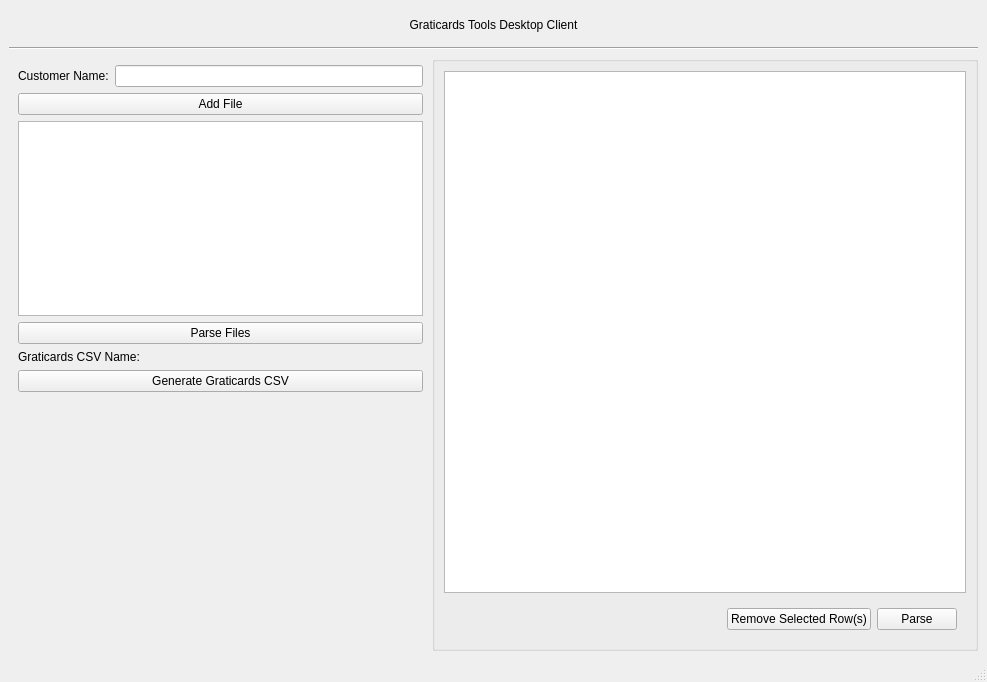
<?xml version="1.0" encoding="UTF-8"?>
<ui version="4.0">
 <class>MainWindow</class>
 <widget class="QMainWindow" name="MainWindow">
  <property name="geometry">
   <rect>
    <x>0</x>
    <y>0</y>
    <width>987</width>
    <height>682</height>
   </rect>
  </property>
  <property name="windowTitle">
   <string>MainWindow</string>
  </property>
  <widget class="QWidget" name="centralwidget">
   <layout class="QVBoxLayout" name="verticalLayout_5">
    <item>
     <widget class="QFrame" name="frame_3">
      <property name="frameShape">
       <enum>QFrame::NoFrame</enum>
      </property>
      <property name="frameShadow">
       <enum>QFrame::Raised</enum>
      </property>
      <layout class="QVBoxLayout" name="verticalLayout_6">
       <item>
        <widget class="QLabel" name="label">
         <property name="text">
          <string>Graticards Tools Desktop Client</string>
         </property>
         <property name="alignment">
          <set>Qt::AlignCenter</set>
         </property>
        </widget>
       </item>
      </layout>
     </widget>
    </item>
    <item>
     <widget class="Line" name="line">
      <property name="orientation">
       <enum>Qt::Horizontal</enum>
      </property>
     </widget>
    </item>
    <item>
     <widget class="QFrame" name="frame_2">
      <property name="frameShape">
       <enum>QFrame::NoFrame</enum>
      </property>
      <property name="frameShadow">
       <enum>QFrame::Raised</enum>
      </property>
      <layout class="QHBoxLayout" name="horizontalLayout">
       <property name="spacing">
        <number>0</number>
       </property>
       <property name="leftMargin">
        <number>0</number>
       </property>
       <property name="topMargin">
        <number>0</number>
       </property>
       <property name="rightMargin">
        <number>0</number>
       </property>
       <property name="bottomMargin">
        <number>0</number>
       </property>
       <item>
        <widget class="QFrame" name="frame">
         <property name="sizePolicy">
          <sizepolicy hsizetype="Minimum" vsizetype="Preferred">
           <horstretch>0</horstretch>
           <verstretch>0</verstretch>
          </sizepolicy>
         </property>
         <property name="frameShape">
          <enum>QFrame::NoFrame</enum>
         </property>
         <property name="frameShadow">
          <enum>QFrame::Raised</enum>
         </property>
         <layout class="QVBoxLayout" name="verticalLayout_2">
          <item>
           <widget class="QFrame" name="frame_4">
            <property name="frameShape">
             <enum>QFrame::NoFrame</enum>
            </property>
            <property name="frameShadow">
             <enum>QFrame::Raised</enum>
            </property>
            <layout class="QFormLayout" name="formLayout">
             <property name="horizontalSpacing">
              <number>6</number>
             </property>
             <property name="verticalSpacing">
              <number>6</number>
             </property>
             <property name="leftMargin">
              <number>0</number>
             </property>
             <property name="topMargin">
              <number>0</number>
             </property>
             <property name="rightMargin">
              <number>0</number>
             </property>
             <property name="bottomMargin">
              <number>0</number>
             </property>
             <item row="1" column="1">
              <widget class="QLineEdit" name="CustomerNameLineEdit"/>
             </item>
             <item row="1" column="0">
              <widget class="QLabel" name="label_2">
               <property name="sizePolicy">
                <sizepolicy hsizetype="Preferred" vsizetype="Preferred">
                 <horstretch>0</horstretch>
                 <verstretch>0</verstretch>
                </sizepolicy>
               </property>
               <property name="text">
                <string>Customer Name:</string>
               </property>
              </widget>
             </item>
            </layout>
           </widget>
          </item>
          <item>
           <widget class="QFrame" name="frame_5">
            <property name="frameShape">
             <enum>QFrame::NoFrame</enum>
            </property>
            <property name="frameShadow">
             <enum>QFrame::Raised</enum>
            </property>
            <layout class="QVBoxLayout" name="verticalLayout">
             <property name="leftMargin">
              <number>0</number>
             </property>
             <property name="topMargin">
              <number>0</number>
             </property>
             <property name="rightMargin">
              <number>0</number>
             </property>
             <property name="bottomMargin">
              <number>0</number>
             </property>
             <item>
              <widget class="QPushButton" name="AddFilePushButton">
               <property name="sizePolicy">
                <sizepolicy hsizetype="Minimum" vsizetype="Fixed">
                 <horstretch>0</horstretch>
                 <verstretch>0</verstretch>
                </sizepolicy>
               </property>
               <property name="text">
                <string>Add File</string>
               </property>
              </widget>
             </item>
             <item>
              <widget class="QListView" name="AddedFilesListView">
               <property name="editTriggers">
                <set>QAbstractItemView::NoEditTriggers</set>
               </property>
               <property name="selectionBehavior">
                <enum>QAbstractItemView::SelectItems</enum>
               </property>
              </widget>
             </item>
             <item>
              <widget class="QPushButton" name="ParseFilesPushButton">
               <property name="text">
                <string>Parse Files</string>
               </property>
              </widget>
             </item>
            </layout>
           </widget>
          </item>
          <item>
           <widget class="QFrame" name="frame_6">
            <property name="frameShape">
             <enum>QFrame::NoFrame</enum>
            </property>
            <property name="frameShadow">
             <enum>QFrame::Raised</enum>
            </property>
            <layout class="QFormLayout" name="formLayout_2">
             <property name="horizontalSpacing">
              <number>6</number>
             </property>
             <property name="verticalSpacing">
              <number>6</number>
             </property>
             <property name="leftMargin">
              <number>0</number>
             </property>
             <property name="topMargin">
              <number>0</number>
             </property>
             <property name="rightMargin">
              <number>0</number>
             </property>
             <property name="bottomMargin">
              <number>0</number>
             </property>
             <item row="0" column="0">
              <widget class="QLabel" name="label_3">
               <property name="text">
                <string>Graticards CSV Name:</string>
               </property>
              </widget>
             </item>
             <item row="2" column="0" colspan="2">
              <widget class="QPushButton" name="GenerateCsvPushButton">
               <property name="text">
                <string>Generate Graticards CSV</string>
               </property>
              </widget>
             </item>
             <item row="0" column="1">
              <widget class="QLabel" name="CsvFileNameLabel">
               <property name="text">
                <string/>
               </property>
              </widget>
             </item>
            </layout>
           </widget>
          </item>
          <item>
           <spacer name="verticalSpacer">
            <property name="orientation">
             <enum>Qt::Vertical</enum>
            </property>
            <property name="sizeHint" stdset="0">
             <size>
              <width>20</width>
              <height>6</height>
             </size>
            </property>
           </spacer>
          </item>
         </layout>
        </widget>
       </item>
       <item>
        <widget class="QWidget" name="widget" native="true">
         <property name="sizePolicy">
          <sizepolicy hsizetype="Preferred" vsizetype="Preferred">
           <horstretch>0</horstretch>
           <verstretch>0</verstretch>
          </sizepolicy>
         </property>
         <layout class="QVBoxLayout" name="verticalLayout_4">
          <property name="spacing">
           <number>0</number>
          </property>
          <property name="leftMargin">
           <number>0</number>
          </property>
          <property name="topMargin">
           <number>0</number>
          </property>
          <property name="rightMargin">
           <number>0</number>
          </property>
          <property name="bottomMargin">
           <number>0</number>
          </property>
          <item>
           <widget class="QGroupBox" name="FileParserGroupBox">
            <property name="sizePolicy">
             <sizepolicy hsizetype="Preferred" vsizetype="Expanding">
              <horstretch>0</horstretch>
              <verstretch>0</verstretch>
             </sizepolicy>
            </property>
            <layout class="QVBoxLayout" name="verticalLayout_3">
             <item>
              <widget class="QWidget" name="widget_1" native="true">
               <property name="sizePolicy">
                <sizepolicy hsizetype="Preferred" vsizetype="Expanding">
                 <horstretch>0</horstretch>
                 <verstretch>0</verstretch>
                </sizepolicy>
               </property>
               <layout class="QHBoxLayout" name="horizontalLayout_4">
                <property name="spacing">
                 <number>0</number>
                </property>
                <property name="leftMargin">
                 <number>0</number>
                </property>
                <property name="topMargin">
                 <number>0</number>
                </property>
                <property name="rightMargin">
                 <number>0</number>
                </property>
                <property name="bottomMargin">
                 <number>0</number>
                </property>
                <item>
                 <widget class="QTableWidget" name="ParserTableWidget">
                  <property name="selectionBehavior">
                   <enum>QAbstractItemView::SelectRows</enum>
                  </property>
                 </widget>
                </item>
               </layout>
              </widget>
             </item>
             <item>
              <widget class="QWidget" name="widget_2" native="true">
               <layout class="QHBoxLayout" name="horizontalLayout_3">
                <item>
                 <spacer name="horizontalSpacer_2">
                  <property name="orientation">
                   <enum>Qt::Horizontal</enum>
                  </property>
                  <property name="sizeHint" stdset="0">
                   <size>
                    <width>274</width>
                    <height>20</height>
                   </size>
                  </property>
                 </spacer>
                </item>
                <item>
                 <widget class="QPushButton" name="RemovePushButton">
                  <property name="text">
                   <string>Remove Selected Row(s)</string>
                  </property>
                 </widget>
                </item>
                <item>
                 <widget class="QPushButton" name="ParsePushButton">
                  <property name="text">
                   <string>Parse</string>
                  </property>
                 </widget>
                </item>
               </layout>
              </widget>
             </item>
            </layout>
           </widget>
          </item>
         </layout>
        </widget>
       </item>
      </layout>
     </widget>
    </item>
   </layout>
  </widget>
  <widget class="QMenuBar" name="menubar">
   <property name="geometry">
    <rect>
     <x>0</x>
     <y>0</y>
     <width>987</width>
     <height>22</height>
    </rect>
   </property>
  </widget>
  <widget class="QStatusBar" name="statusbar"/>
 </widget>
 <resources/>
 <connections/>
</ui>
